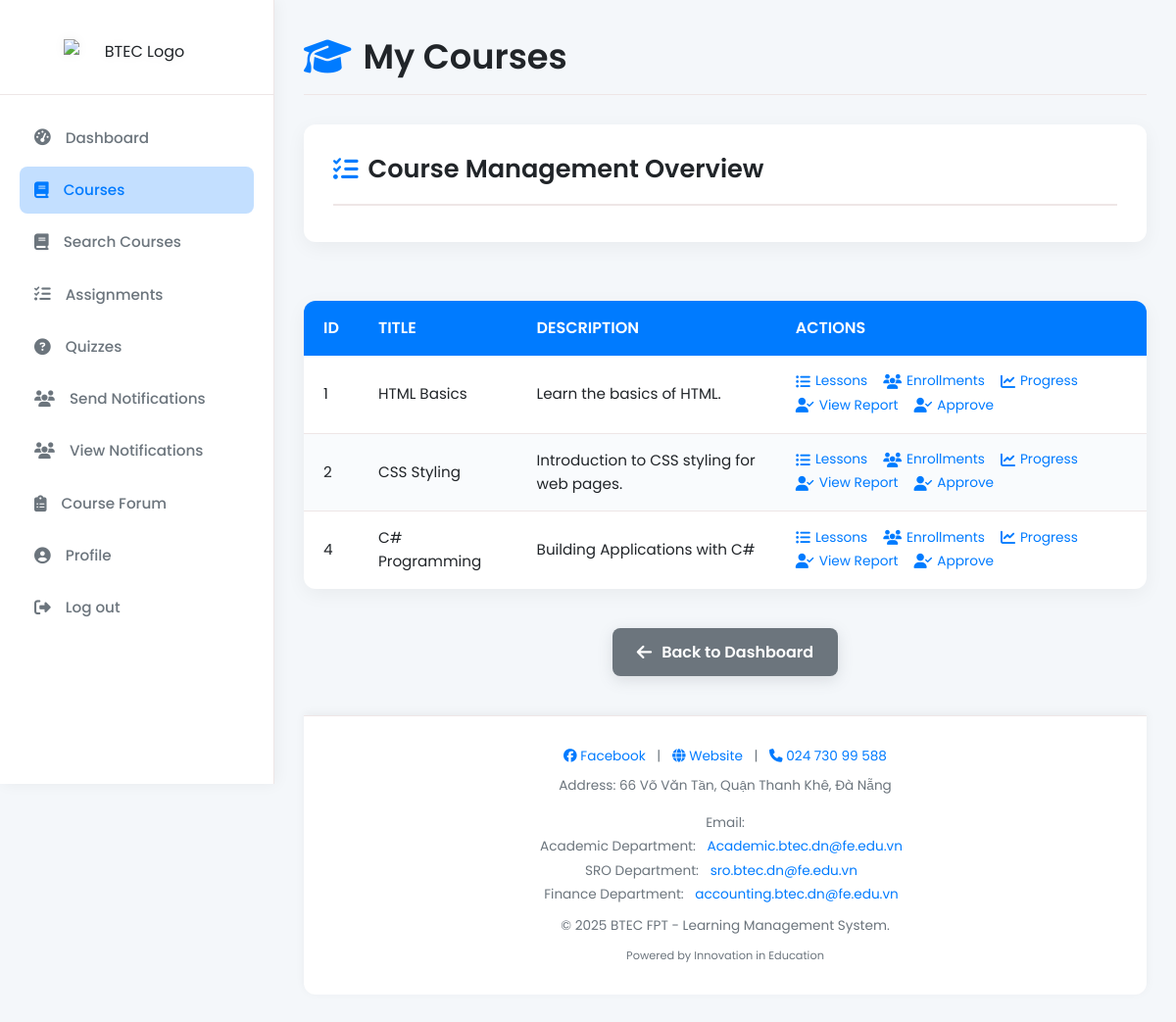
The page /module/teacher/courses/teacher_courses.php (signed in) on the database its author committed.
### tables this page shows
CREATE TABLE `courses` (
  `id` int NOT NULL,
  `title` varchar(255) NOT NULL,
  `department` varchar(255) DEFAULT NULL,
  `description` text,
  `teacher_id` int DEFAULT NULL,
  `created_at` datetime DEFAULT CURRENT_TIMESTAMP
);

### module/teacher/courses/teacher_courses.php (the view, shortened to what this page needs)
<?php
include "../../../includes/db_connect.php";
$stmt = $conn->prepare("SELECT id, title, description FROM courses WHERE teacher_id = ?");
$stmt->bind_param("i", $_SESSION['user_id']);
$stmt->execute();
$result = $stmt->get_result();
?>
<!DOCTYPE html>
<html lang="en">
<head>
    <link rel="stylesheet" href="https://cdnjs.cloudflare.com/ajax/libs/font-awesome/6.5.0/css/all.min.css">
    <link rel="stylesheet" href="../../../css/style.css">
    <link rel="stylesheet" href="../../../css/teacher/teacher_courses.css">
</head>
<body>
    <?php include "../../../includes/teacher_sidebar.php"; ?>
    <div class="main-content">
        <div class="admin-page-header">
            <h2><i class="fas fa-graduation-cap"></i> My Courses</h2>
        </div>
        <div class="my-courses-overview">
            <h3><i class="fas fa-tasks"></i> Course Management Overview</h3>
        </div>
        <?php if ($result->num_rows > 0): ?>
            <table class="courses-table">
                <thead>
                    <tr>
                        <th>ID</th>
                        <th>Title</th>
                        <th>Description</th>
                        <th>Actions</th>
                    </tr>
                </thead>
                <tbody>
                    <?php while ($row = $result->fetch_assoc()): ?>
                        <tr>
                            <td data-label="ID"><?= $row['id'] ?></td>
                            <td data-label="Title"><?= htmlspecialchars($row['title']) ?></td>
                            <td data-label="Description"><?= nl2br(htmlspecialchars($row['description'])) ?></td>
                            <td data-label="Actions" class="course-actions">
                                <a href="teacher_lessons.php?course_id=<?= $row['id'] ?>"><i class="fas fa-list-ul"></i> Lessons</a>
                                <a href="../user_management/teacher_enrollments.php?course_id=<?= $row['id'] ?>"><i class="fas fa-users"></i> Enrollments</a>
                                <a href="../user_management/teacher_progress.php?course_id=<?= $row['id'] ?>"><i class="fas fa-chart-line"></i> Progress</a>
                                <a href="../report/teacher_analytics.php?course_id=<?= $row['id'] ?>"><i class="fas fa-user-check"></i> View Report</a>
                                <a href="../user_management/teacher_enroll_approval.php?course_id=<?= $row['id'] ?>"><i class="fas fa-user-check"></i> Approve</a>
                            </td>
                        </tr>
                    <?php endwhile; ?>
                </tbody>
            </table>
        <?php else: ?>
            <p class="no-courses"><i class="fas fa-exclamation-triangle"></i> You are not assigned to any courses yet.</p>
        <?php endif; ?>
        <div class="back-to-dashboard">
            <a href="../dashboard/teacher_dashboard.php"><i class="fas fa-arrow-left"></i> Back to Dashboard</a>
        </div>
        <?php include "../../../includes/footer.php"; ?>
    </div>
</body>
</html>

### css/style.css (style rules this page uses)
:root { --primary-color: #007bff; --accent-color: #dc3545; --background-light: #f4f7fa; --background-card: #ffffff; --text-dark: #212529; --text-medium: #6c757d; --text-light: #ced4da; --border-color: #eee6e6; --shadow-light: rgba(0, 0, 0, 0.05); --shadow-medium: rgba(0, 0, 0, 0.1); }
*, *::before, *::after { box-sizing: border-box; margin: 0; padding: 0; }
body { font-family: 'Poppins', sans-serif; background-color: var(--background-light); color: var(--text-dark); line-height: 1.6; display: flex; min-height: 100vh; }

### css/teacher/teacher_courses.css (style rules this page uses)
*, *::before, *::after { box-sizing: border-box; margin: 0; padding: 0; }
body { font-family: 'Poppins', sans-serif; background: var(--background-light); color: var(--text-dark); line-height: 1.6; min-height: 100vh; display: flex; overflow-x: hidden; transition: background 0.4s, color 0.4s; }
.main-content { margin-left: 280px; padding: 30px; flex-grow: 1; display: flex; flex-direction: column; background-color: var(--background-light); transition: margin-left 0.3s ease; }
.admin-page-header { display: flex; justify-content: space-between; align-items: center; margin-bottom: 30px; padding-bottom: 10px; border-bottom: 1px solid var(--border-color); }
.admin-page-header h2 { font-size: 2.2em; color: var(--text-dark); margin: 0; display: flex; align-items: center; font-weight: 600; }
.admin-page-header h2 i { margin-right: 12px; color: var(--primary-color); font-size: 1.1em; }
.my-courses-overview { background-color: var(--background-card); padding: 30px; border-radius: 12px; box-shadow: 0 5px 20px var(--shadow-light); margin-bottom: 30px; position: relative; }
.my-courses-overview > h3 { position: absolute; top: 25px; left: 30px; font-size: 1.6em; color: var(--text-dark); font-weight: 600; display: flex; align-items: center; padding-bottom: 15px; border-bottom: 2px solid var(--border-color); width: calc(100% - 60px); margin-bottom: 20px; }
.my-courses-overview > h3 i { margin-right: 10px; color: var(--primary-color); font-size: 1em; }
.courses-table { width: 100%; border-collapse: collapse; margin-top: 30px; background-color: var(--background-card); box-shadow: 0 5px 20px var(--shadow-light); border-radius: 12px; overflow: hidden; }
.courses-table thead th { background-color: var(--primary-color); color: white; padding: 15px 20px; text-align: left; font-weight: 600; font-size: 1em; text-transform: uppercase; }
.courses-table tbody td { padding: 15px 20px; border-bottom: 1px solid var(--border-color); color: var(--text-dark); font-size: 0.95em; }
.courses-table tbody tr:last-child td { border-bottom: none; }
.courses-table tbody tr:nth-child(even) { background-color: #f9fbfd; }
.course-actions a { color: var(--primary-color); text-decoration: none; margin-right: 12px; transition: color 0.2s ease, transform 0.2s ease; display: inline-flex; align-items: center; font-size: 0.9em; }
.course-actions a i { margin-right: 5px; font-size: 1.1em; }
.course-actions a:last-child { margin-right: 0; }
.back-to-dashboard { margin-top: 40px; text-align: center; }
.back-to-dashboard a { display: inline-flex; align-items: center; padding: 12px 25px; background-color: #6c757d; color: white; text-decoration: none; border-radius: 8px; font-weight: 600; transition: background-color 0.3s ease, transform 0.2s ease, box-shadow 0.3s ease; box-shadow: 0 4px 15px rgba(108, 117, 125, 0.2); }
.back-to-dashboard a i { margin-right: 10px; font-size: 1.1em; }

### rows shown on the page
courses: id "1", title "HTML Basics", description "Learn the basics of HTML."
courses: id "2", title "CSS Styling", description "Introduction to CSS styling for web pages."
courses: id "4", title "C# Programming", description "Building Applications with C#"
